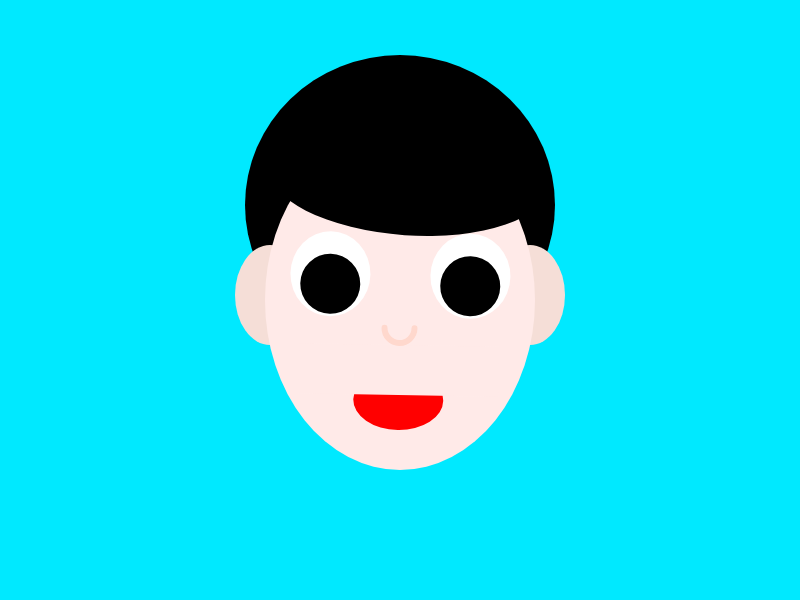
Frame 1 (no input)
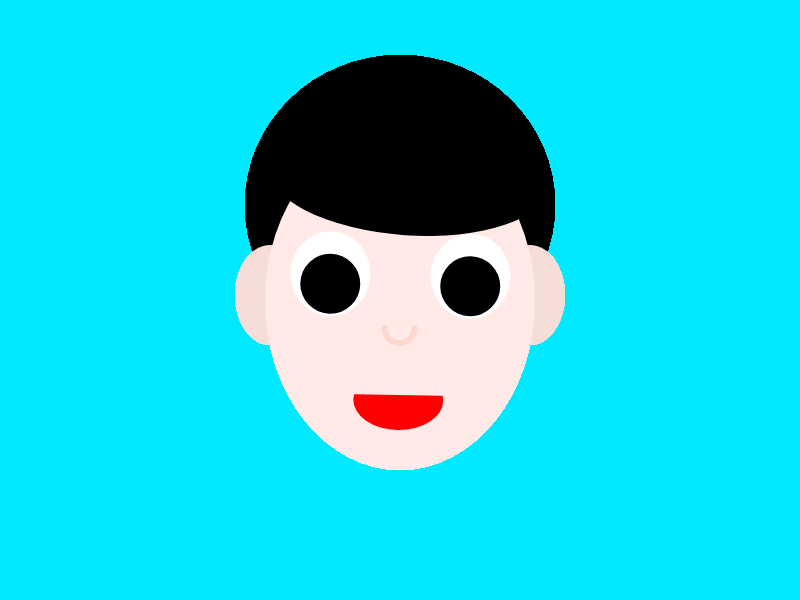
Frame 60 (no input)
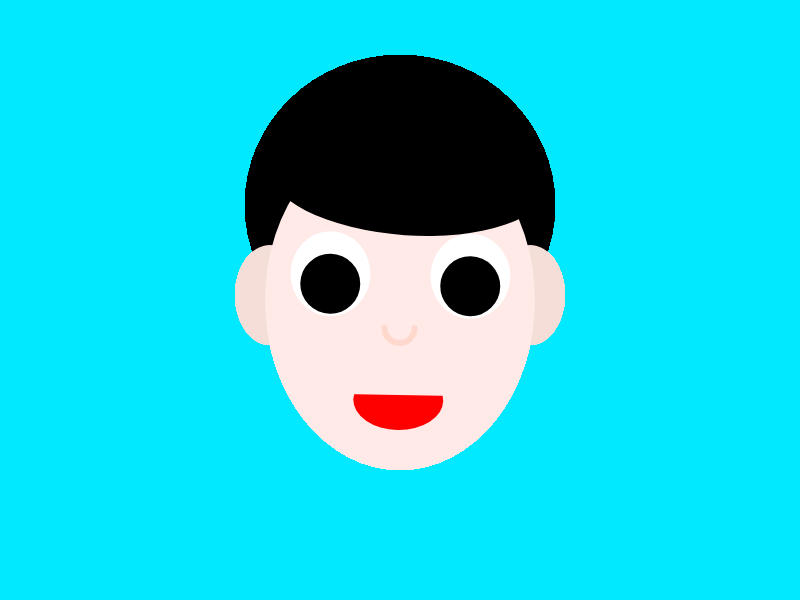
Frame 120 (the mouse pressed at the canvas centre since frame 60)

The p5.js sketch that drew these frames (run headless with seeded random() and noise() and a simulated clock; from frame 60 on, the mouse is pressed at the canvas centre):

// p5.js sketch
// ── sketch.js
function setup() {
  createCanvas(800, 600);
  background(0, 233, 255);
}

function draw() {
  translate (width/2, height/2);
  
  // hair
  fill ('black');
  noStroke();
	ellipse(0, -95, 310, 300);
  
  // ear
  fill (245, 222, 215);
  noStroke();
  ellipse (-130,-5,70,100);
  ellipse (130,-5,70,100);
  
  // head
  fill (255, 234, 232);
  noStroke();
  ellipse (0,-0,270,340);
  
   // part of hair
  fill ('black');
  rotate(PI/45);
  ellipse(0, -125, 283, 120);
  
  
  // eye
  rotate(- PI/60);
  fill ('white');
  noStroke();
  ellipse (-70,-25,80,85);
  ellipse (70,-25,80,85);
  
  fill ('black');
  noStroke();
  ellipse (-70,-15,60);
  ellipse (70,-15,60);
  
  // mouth
  fill ('red')
  strokeWeight(10);
	ellipse (0,100,90,60);
  fill (255, 234, 232);
	rect(-100,45,200,50);
  
  // nose
  noFill ();
  stroke (255, 216, 205);
  strokeWeight (6);
  strokeCap(ROUND);
  arc(0, 28, 30, 30, 0, PI, PI + QUARTER_PI);
}
